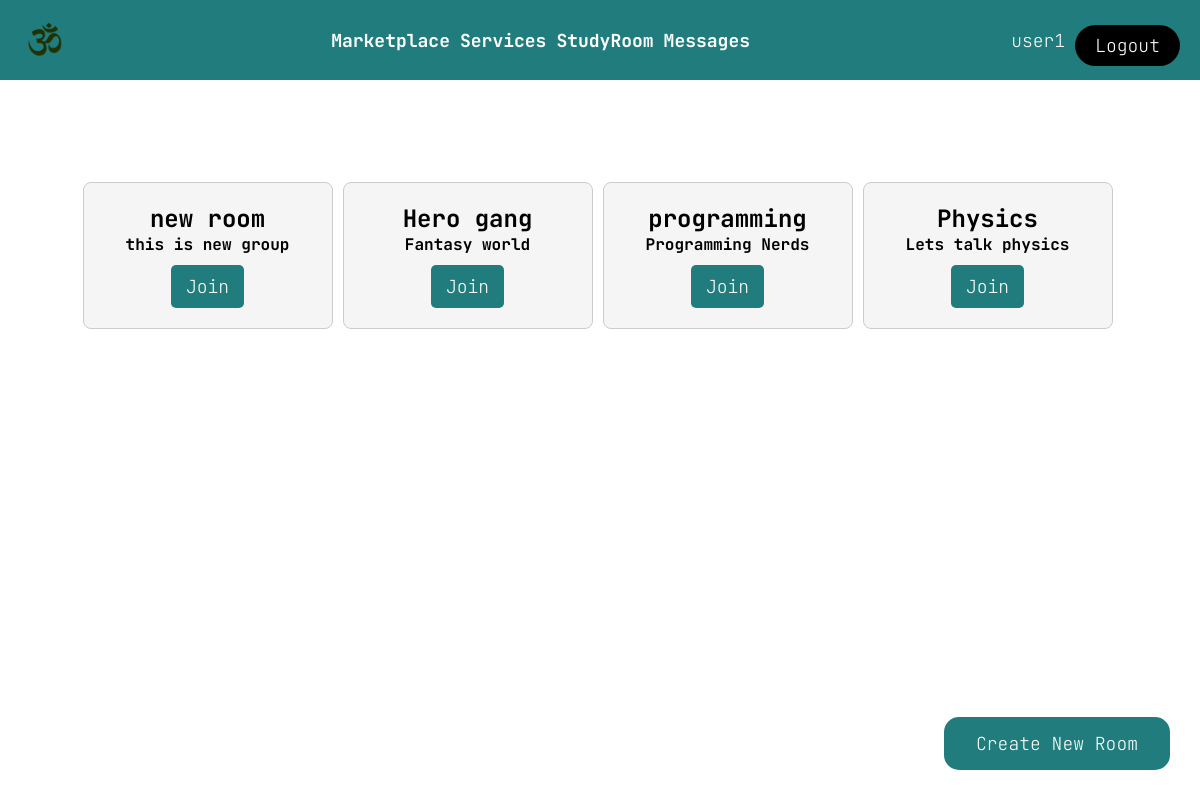
/chatrooms/ (signed in), run on the app's committed database.
### portal/models.py (models this page shows)
class User(AbstractUser):
    image = CloudinaryField(blank=True, null=True)
    username = models.CharField(("username"), max_length=30, blank=True, unique=True)
    email = models.EmailField("Email", blank=False, null=False, unique=True)
    first_name = models.CharField(("first name"), max_length=30, blank=False)
    last_name = models.CharField(("last name"), max_length=30, blank=False)
    password = models.CharField(("Password"), max_length=30)
    confirm_password = models.CharField(
        ("confirm_password"), max_length=30, blank=True, null=True
    )
    academia = models.ManyToManyField(
        Academia,
        blank=True,
    )
    skills = models.ManyToManyField(Skill)
    interests = models.ManyToManyField(Interest, blank=True)
    REQUIRED_FIELDS = [
        "first_name",
        "last_name",
        "email",
        "password",
        "confirm_password",
    ]
    objects = UserManager()

### chatapp/models.py (models this page shows, shortened)
class Room(models.Model):
    creator = models.ForeignKey(User, on_delete=models.CASCADE, related_name="creator")
    name = models.CharField(max_length=100)
    description = models.CharField(max_length=200,blank=True)
    slug = models.SlugField(unique=True)
    created_at = models.DateTimeField(auto_now_add=True)
    class Meta:
        ordering = ["-created_at"]

### chatapp/views.py (the view)
# urls.py: path("chatrooms/", views.list_rooms, name="list-rooms"),
def list_rooms(request):
    rooms = Room.objects.all()
    return render(request, "chatapp/chatrooms.html",{"rooms":rooms, "user":request.user})

### templates/chatapp/chatrooms.html (shortened to what this page needs)
{%extends 'home/navbar.html'%}
{% load static %}
{%block content %}
<h2>Avaliable chatrooms<h2> <br>
  <div class="container">
    {% for room in rooms %}
        <div class="incontainer">
          <h4>{{room.name}}</h4>
          <h6>{{room.description}}</h6>
          <button><a href="/room/{{room.slug}}">Join</a></button>
      </div>
    <br>
    {% endfor%}
  </div>
  <a href="createroom/"><button class="new-post-button">Create New Room</button></a>
  {% block extra_css%}
  <link rel="stylesheet" href="{% static 'css/chatroom/chatrooms.css' %}">
{% endblock %}
{% endblock%}

### templates/home/navbar.html (shortened to what this page needs)
{% load static %}
<html lang="en">
<!DOCTYPE html>
<head>
    <link rel="stylesheet" type="text/css" href="{% static 'css/home/navbar.css' %}">
    <link rel="stylesheet" href="https://cdnjs.cloudflare.com/ajax/libs/font-awesome/4.7.0/css/font-awesome.min.css">
</head>
<body>
    <div class="navbar-content">
    <header class="navbar-header">
        <a href="/"><img class="logo" src="{% static 'img/logo.png' %}" alt="logo"></a>
        <nav>
            <ul class="nav_links">
                <li><a href="/marketplace">Marketplace</a></li>
                <li><a href="/services">Services</a></li>
                <li><a href="/chatrooms">StudyRoom</a></li>
                <li><a href="/personal_messages/">Messages</a></li>
            </ul>
        </nav>
        <div class="temp">
            {% if user.is_authenticated%}
            <a href="{% url 'profile' %}">
                <p style="color: white;"> {{user.first_name}}</p>
            </a>
            <a class="navbar_right" href="/signout"><button class="Button">Logout</button></a>
            {%else%}
            <a class="navbar_right" href="/register"><button class="Button">Register</button></a>
            <a class="navbar_right" href="/signin"><button class="Button">Signin</button></a>
            {%endif%}
        </div>
    </header>
    {%block content%}
    {%endblock%}
</body>
</html>

### static/css/home/navbar.css (style rules this page uses)
* { box-sizing: border-box; margin: 0; padding:0; font-family: "JetBrains Mono", sans-serif; }
li, a, button { font-family: "JetBrains Mono", sans-serif; font-weight: 200; font-size: 18px; color:rgb(236, 236, 236); text-decoration: none; font-size: 18px; color:rgb(255, 255, 255); text-decoration: none; }
nav { display: flex; }
.navbar-header { display: flex; position: fixed; top: 0; left: 0; width: 100%; height: 80px; background-color:rgb(33, 125, 125); align-items: center; padding: 15px 10%; padding-left: 15px; padding-right: 15px; justify-content: space-between; align-items: center; z-index: 500; }
.temp { display: flex; justify-content: space-evenly; align-items: center; padding: 5px; }
.logo { cursor:pointer; width: 60px; height: 60px; mix-blend-mode: multiply; }
.nav_links { list-style: none; display: flex; }
.nav_links li { display: inline-block; padding: 0px 5px; justify-content: space-between; }
.nav_links li a { transition: all 0.3s ease 0s; color: white; font-weight: bold; }
.Button { padding: 9px 20px; background-color: black; border: none; border-radius: 50px; cursor:pointer; transition: background-color 0.3s ease-in-out; margin-left: 10px; }

### static/css/chatroom/chatrooms.css (style rules this page uses)
.container { display: flex; flex-wrap: wrap; justify-content: center; gap: 5px; margin-top: 20px; position: relative; top: 100px; z-index: 100; }
.incontainer { background-color: #f5f5f5; border: 1px solid #ccc; border-radius: 8px; padding: 20px; text-align: center; transition: transform 0.2s ease-in-out; width: 250px; }
button { background-color:rgb(33, 125, 125); color: #fff; padding: 10px 15px; border: none; border-radius: 5px; cursor: pointer; transition: background-color 0.3s ease-in-out; margin-top: 10px; }
.new-post-button { position: fixed; bottom: 30px; right: 30px; z-index: 999; background-color:rgb(33, 125, 125); color: white; padding: 15px 32px; border: none; border-radius: 15px; cursor: pointer; transition: background-color 0.3s ease-in-out; }

### data on the page
User: first_name "user1"
Room: name "new room", description "this is new group"
Room: name "Hero gang", description "Fantasy world"
Room: name "programming", description "Programming Nerds"
Room: name "Physics", description "Lets talk physics"
